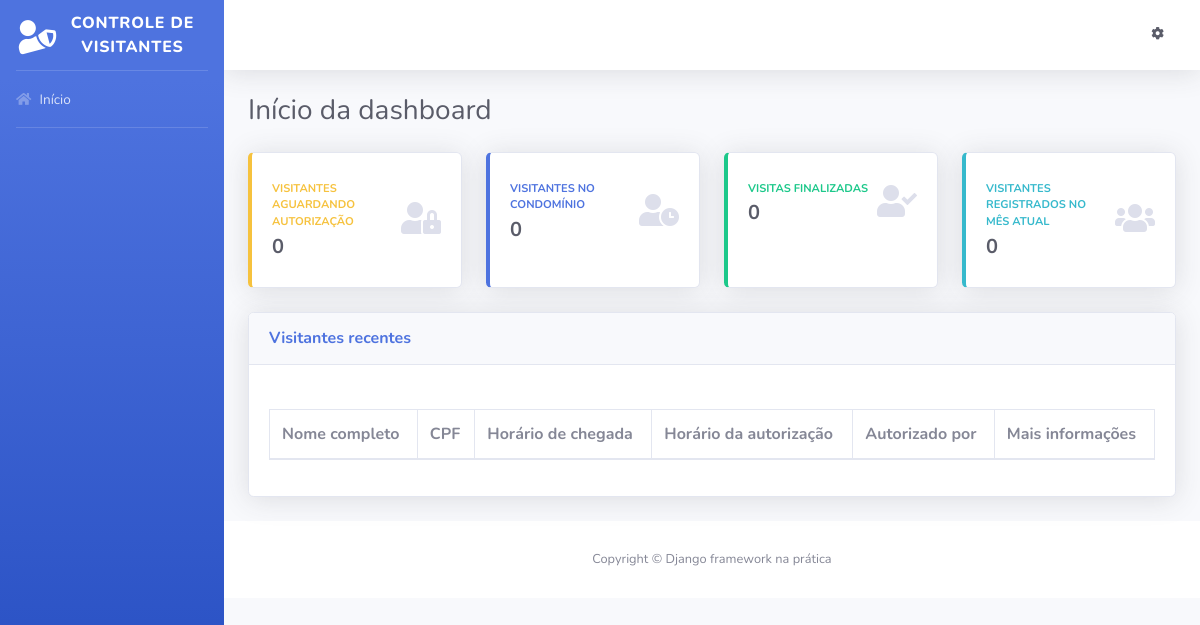
Before: / with the older database file.
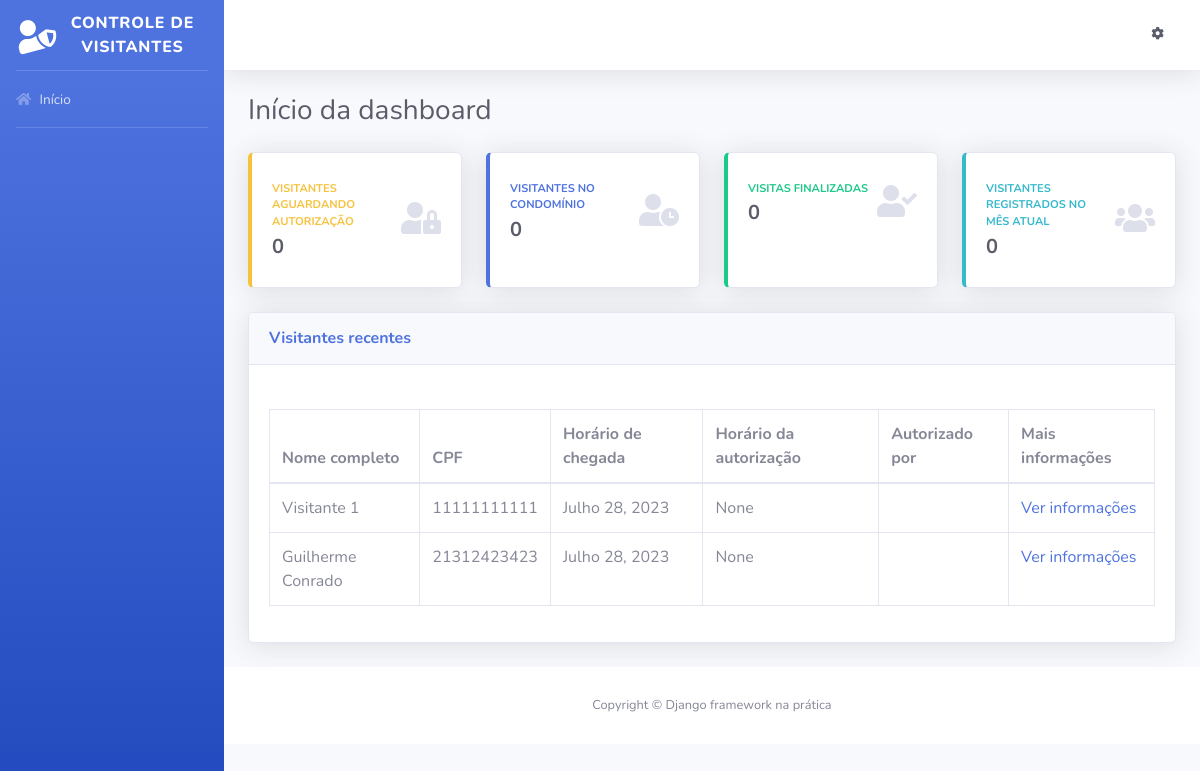
After: the same page with the newer database file.
### visitantes/models.py (models this page shows, shortened)
class Visitante(models.Model):
    nome_completo = models.CharField(
        verbose_name="Nome completo",
        max_length=194
    )
    cpf = models.CharField(
        verbose_name="CPF",
        max_length=11
    )
    data_nascimento = models.DateField(
        verbose_name="Data de nascimento",
        auto_now=False,
        auto_now_add=False,
    )
    numero_casa = models.PositiveSmallIntegerField(
        verbose_name="Numero da casa a ser visitada",
    )
    placa_veiculo = models.CharField(
        verbose_name="Placa do veículo",
        max_length=7,
        blank=True,
        null=True,
    )
    horario_chegada = models.DateField(
        verbose_name="Horário de chegada na portaria",
        auto_now_add=True,
    )
    horario_saida = models.DateField(
        verbose_name="Horário de saída do condomínio",
        auto_now=False,
        blank=True,
        null=True,
    )
    horario_autorizacao = models.DateField(
        verbose_name="Horário de autorização de entrada",
        auto_now=False,
        blank=True,
        null=True
    )
    morador_responsavel = models.CharField(
        verbose_name="Nome do morador responsável por autorizar a entrada do visitante",
        max_length=194,
        blank=True,
    )
    registrado_por = models.ForeignKey(
        "porteiros.Porteiro",
        verbose_name="Porteiro responsável pelo registro",
        on_delete=models.PROTECT
    )
    class Meta:
        verbose_name= "Visitante"
        verbose_name_plural = "Visitantes"
        db_table = "Visitante"

### usuarios/views.py (the view)
def index(request):
    todos_visitantes = Visitante.objects.all()
    context = {
        "nome_pagina": "Início da dashboard",
        "todos_visitantes": todos_visitantes,
    }
    return render(request, "index.html", context)

### templates/index.html (shortened to what this page needs)
<!DOCTYPE html>
{% load static %}
<html lang="pt-br">
    <head>
        <link href="{% static 'css/sb-admin-2.min.css' %}" rel="stylesheet">
        <link href="{% static 'vendor/fontawesome-free/css/all.min.css' %}" rel="stylesheet" type="text/css">
    </head>
    <body id="page-top">
        <div id="wrapper">
            <ul class="navbar-nav bg-gradient-primary sidebar sidebar-dark accordion" id="accordionSidebar">
                <a class="sidebar-brand d-flex align-items-center justify-content-center" href="#">
                    <div class="sidebar-brand-icon rotate-n-15">
                        <i class="fas fa-user-shield"></i>
                    </div>
                    <div class="sidebar-brand-text">Controle de Visitantes</div>
                </a>
                <hr class="sidebar-divider my-0">
                <li class="nav-item">
                    <a class="nav-link" href="#">
                        <i class="fas fa-home"></i>
                        <span>Início</span>
                    </a>
                </li>
                <hr class="sidebar-divider">
            </ul>
            <div id="content-wrapper" class="d-flex flex-column">
                <div id="content">
                    <nav class="navbar navbar-expand navbar-light bg-white topbar mb-4 static-top shadow">
                        <ul class="navbar-nav ml-auto">
                            <li class="nav-item dropdown no-arrow">
                                <a class="nav-link dropdown-toggle" href="#" id="userDropdown" role="button" data-toggle="dropdown" aria-haspopup="true" aria-expanded="false">
                                    <span class="mr-2 d-none d-lg-inline text-gray-800 small">
                                        <i class="fas fa-cog"></i>
                                    </span>
                                </a>
                            </li>
                        </ul>
                    </nav>
                    <div class="container-fluid">
                        <div class="d-sm-flex align-items-center justify-content-between mb-4">
                            <h1 class="h3 mb-0 text-gray-800">{{nome_pagina}}</h1>
                        </div>
                        <div class="row">
                            <div class="col-xl-3 col-md-6 mb-4">
                                <div class="card border-left-warning shadow h-100 py-2">
                                    <div class="card-body">
                                        <div class="row no-gutters align-items-center">
                                            <div class="col mr-2">
                                                <div class="text-xs font-weight-bold text-warning text-uppercase mb-1">Visitantes aguardando autorização</div>
                                                <div class="h5 mb-0 font-weight-bold text-gray-800">0</div>
                                            </div>
                                            <div class="col-auto">
                                                <i class="fas fa-user-lock fa-2x text-gray-300"></i>
                                            </div>
                                        </div>
                                    </div>
                                </div>
                            </div>
                            <div class="col-xl-3 col-md-6 mb-4">
                                <div class="card border-left-primary shadow h-100 py-2">
                                    <div class="card-body">
                                        <div class="row no-gutters align-items-center">
                                            <div class="col mr-2">
                                                <div class="text-xs font-weight-bold text-primary text-uppercase mb-1">Visitantes no condomínio</div>
                                                <div class="h5 mb-0 font-weight-bold text-gray-800">0</div>
                                            </div>
                                            <div class="col-auto">
                                                <i class="fas fa-user-clock fa-2x text-gray-300"></i>
                                            </div>
                                        </div>
                                    </div>
                                </div>
                            </div>
                            <div class="col-xl-3 col-md-6 mb-4">
                                <div class="card border-left-success shadow h-100 py-2">
                                    <div class="card-body">
                                        <div class="row no-gutters align-items-center">
                                            <div class="col mr-2">
                                                <div class="text-xs font-weight-bold text-success text-uppercase mb-1">Visitas finalizadas</div>
                                                <div class="h5 mb-0 font-weight-bold text-gray-800">0</div>
                                            </div>
                                            <div class="col-auto">
                                                <i class="fas fa-user-check fa-2x text-gray-300"></i>
                                            </div>
                                        </div>
                                    </div>
                                </div>
                            </div>
                            <div class="col-xl-3 col-md-6 mb-4">
                                <div class="card border-left-info shadow h-100 py-2">
                                    <div class="card-body">
                                        <div class="row no-gutters align-items-center">
                                            <div class="col mr-2">
                                                <div class="text-xs font-weight-bold text-info text-uppercase mb-1">Visitantes registrados no mês atual</div>
                                                <div class="h5 mb-0 font-weight-bold text-gray-800">0</div>
                                            </div>
                                            <div class="col-auto">
                                                <i class="fas fa-users fa-2x text-gray-300"></i>
                                            </div>
                                        </div>
                                    </div>
                                </div>
                            </div>
                        </div>
                        <div class="card shadow mb-4">
                            <div class="card-header py-3 d-sm-flex align-items-center justify-content-between mb-4">
                                <h6 class="m-0 font-weight-bold text-primary">Visitantes recentes</h6>
                            </div>
                            <div class="card-body">
                                <div class="table-responsive">
                                    <table class="table table-bordered">
                                        <thead>
                                            <th>Nome completo</th>
                                            <th>CPF</th>
                                            <th>Horário de chegada</th>
                                            <th>Horário da autorização</th>
                                            <th>Autorizado por</th>
                                            <th>Mais informações</th>
                                        </thead>
                                        <tbody>
                                            {% for visitante in todos_visitantes %}
                                            <tr>
                                                <td>{{ visitante.nome_completo }}</td>
                                                <td>{{ visitante.cpf }}</td>
                                                <td>{{ visitante.horario_chegada }}</td>
                                                <td>{{ visitante.horario_autorizacao }}</td>
                                                <td>{{ visitante.morador_responsavel }}</td>
                                                <td>
                                                    <a href="#">
                                                        Ver informações
                                                    </a>
                                                </td>
                                            </tr>
                                            {% endfor %}
                                        </tbody>
                                    </table>
                                </div>
                            </div>
                        </div>
                    </div>
                    <footer class="sticky-footer bg-white">
                        <div class="container my-auto">
                            <div class="copyright text-center my-auto">
                                <span>Copyright © Django framework na prática</span>
                            </div>
                        </div>
                    </footer>
                </div>
            </div>
        </div>
    </body>
</html>

Changed rows visible on the page:
added Visitante: nome_completo "Visitante 1", cpf "11111111111", horario_chegada "Julho 28, 2023", horario_autorizacao "None"
added Visitante: nome_completo "Guilherme Conrado", cpf "21312423423", horario_chegada "Julho 28, 2023", horario_autorizacao "None"
